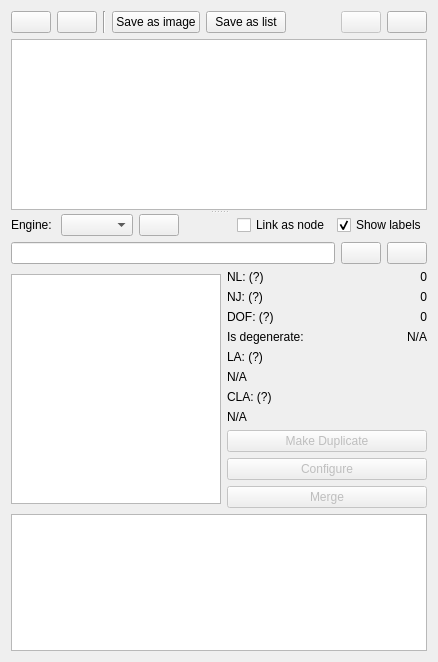
<?xml version="1.0" encoding="UTF-8"?>
<ui version="4.0">
 <class>Form</class>
 <widget class="QWidget" name="Form">
  <property name="geometry">
   <rect>
    <x>0</x>
    <y>0</y>
    <width>438</width>
    <height>662</height>
   </rect>
  </property>
  <property name="windowTitle">
   <string>Form</string>
  </property>
  <property name="windowIcon">
   <iconset resource="../../../icons.qrc">
    <normaloff>:/icons/structure.png</normaloff>:/icons/structure.png</iconset>
  </property>
  <layout class="QVBoxLayout" name="verticalLayout_2">
   <item>
    <layout class="QHBoxLayout" name="horizontalLayout">
     <item>
      <widget class="QPushButton" name="add_by_files_button">
       <property name="statusTip">
        <string>Add the chain by edge expression from text files.</string>
       </property>
       <property name="icon">
        <iconset resource="../../../icons.qrc">
         <normaloff>:/icons/loadfile.png</normaloff>:/icons/loadfile.png</iconset>
       </property>
      </widget>
     </item>
     <item>
      <widget class="QPushButton" name="add_by_edges_button">
       <property name="statusTip">
        <string>Add the chain by edge expression.</string>
       </property>
       <property name="icon">
        <iconset resource="../../../icons.qrc">
         <normaloff>:/icons/structure.png</normaloff>:/icons/structure.png</iconset>
       </property>
      </widget>
     </item>
     <item>
      <widget class="Line" name="line">
       <property name="orientation">
        <enum>Qt::Vertical</enum>
       </property>
      </widget>
     </item>
     <item>
      <widget class="QPushButton" name="save_atlas">
       <property name="statusTip">
        <string>Save the atlas to image file.</string>
       </property>
       <property name="text">
        <string>Save as image</string>
       </property>
       <property name="icon">
        <iconset resource="../../../icons.qrc">
         <normaloff>:/icons/picture.png</normaloff>:/icons/picture.png</iconset>
       </property>
      </widget>
     </item>
     <item>
      <widget class="QPushButton" name="save_edges">
       <property name="statusTip">
        <string>Save the edges of atlas to text file.</string>
       </property>
       <property name="text">
        <string>Save as list</string>
       </property>
       <property name="icon">
        <iconset resource="../../../icons.qrc">
         <normaloff>:/icons/save_file.png</normaloff>:/icons/save_file.png</iconset>
       </property>
      </widget>
     </item>
     <item>
      <spacer name="horizontalSpacer">
       <property name="orientation">
        <enum>Qt::Horizontal</enum>
       </property>
       <property name="sizeHint" stdset="0">
        <size>
         <width>40</width>
         <height>20</height>
        </size>
       </property>
      </spacer>
     </item>
     <item>
      <widget class="QPushButton" name="delete_button">
       <property name="enabled">
        <bool>false</bool>
       </property>
       <property name="statusTip">
        <string>Delete this structure.</string>
       </property>
       <property name="icon">
        <iconset resource="../../../icons.qrc">
         <normaloff>:/icons/delete.png</normaloff>:/icons/delete.png</iconset>
       </property>
      </widget>
     </item>
     <item>
      <widget class="QPushButton" name="clear_button">
       <property name="statusTip">
        <string>Delete all of structures.</string>
       </property>
       <property name="icon">
        <iconset resource="../../../icons.qrc">
         <normaloff>:/icons/clean.png</normaloff>:/icons/clean.png</iconset>
       </property>
      </widget>
     </item>
    </layout>
   </item>
   <item>
    <widget class="QSplitter" name="splitter">
     <property name="orientation">
      <enum>Qt::Vertical</enum>
     </property>
     <widget class="QListWidget" name="collection_list">
      <property name="contextMenuPolicy">
       <enum>Qt::CustomContextMenu</enum>
      </property>
      <property name="iconSize">
       <size>
        <width>100</width>
        <height>100</height>
       </size>
      </property>
      <property name="movement">
       <enum>QListView::Static</enum>
      </property>
      <property name="resizeMode">
       <enum>QListView::Adjust</enum>
      </property>
      <property name="spacing">
       <number>3</number>
      </property>
      <property name="viewMode">
       <enum>QListView::IconMode</enum>
      </property>
      <property name="uniformItemSizes">
       <bool>true</bool>
      </property>
     </widget>
     <widget class="QWidget" name="verticalLayoutWidget">
      <layout class="QVBoxLayout" name="verticalLayout">
       <item>
        <layout class="QHBoxLayout" name="horizontalLayout_7">
         <item>
          <widget class="QLabel" name="graph_engine_text">
           <property name="text">
            <string>Engine: </string>
           </property>
          </widget>
         </item>
         <item>
          <widget class="QComboBox" name="graph_engine">
           <property name="statusTip">
            <string>Layout engine from NetworkX.</string>
           </property>
           <property name="currentIndex">
            <number>-1</number>
           </property>
          </widget>
         </item>
         <item>
          <widget class="QPushButton" name="reload_atlas">
           <property name="toolTip">
            <string>Re-layout</string>
           </property>
           <property name="text">
            <string/>
           </property>
           <property name="icon">
            <iconset resource="../../../icons.qrc">
             <normaloff>:/icons/data_update.png</normaloff>:/icons/data_update.png</iconset>
           </property>
          </widget>
         </item>
         <item>
          <spacer name="horizontalSpacer_2">
           <property name="orientation">
            <enum>Qt::Horizontal</enum>
           </property>
           <property name="sizeHint" stdset="0">
            <size>
             <width>40</width>
             <height>20</height>
            </size>
           </property>
          </spacer>
         </item>
         <item>
          <widget class="QCheckBox" name="graph_link_as_node">
           <property name="text">
            <string>Link as node</string>
           </property>
          </widget>
         </item>
         <item>
          <widget class="QCheckBox" name="graph_show_label">
           <property name="text">
            <string>Show labels</string>
           </property>
           <property name="checked">
            <bool>true</bool>
           </property>
          </widget>
         </item>
        </layout>
       </item>
       <item>
        <layout class="QHBoxLayout" name="horizontalLayout_3">
         <item>
          <widget class="QLineEdit" name="edges_text">
           <property name="readOnly">
            <bool>true</bool>
           </property>
          </widget>
         </item>
         <item>
          <widget class="QPushButton" name="expr_copy">
           <property name="statusTip">
            <string>Copy expression.</string>
           </property>
           <property name="icon">
            <iconset resource="../../../icons.qrc">
             <normaloff>:/icons/copy.png</normaloff>:/icons/copy.png</iconset>
           </property>
          </widget>
         </item>
         <item>
          <widget class="QPushButton" name="capture_graph">
           <property name="icon">
            <iconset resource="../../../icons.qrc">
             <normaloff>:/icons/picture.png</normaloff>:/icons/picture.png</iconset>
           </property>
          </widget>
         </item>
        </layout>
       </item>
       <item>
        <layout class="QHBoxLayout" name="horizontalLayout_2">
         <item>
          <widget class="QListWidget" name="selection_window">
           <property name="minimumSize">
            <size>
             <width>210</width>
             <height>230</height>
            </size>
           </property>
           <property name="maximumSize">
            <size>
             <width>210</width>
             <height>230</height>
            </size>
           </property>
           <property name="selectionMode">
            <enum>QAbstractItemView::NoSelection</enum>
           </property>
           <property name="iconSize">
            <size>
             <width>200</width>
             <height>200</height>
            </size>
           </property>
           <property name="movement">
            <enum>QListView::Static</enum>
           </property>
           <property name="viewMode">
            <enum>QListView::IconMode</enum>
           </property>
          </widget>
         </item>
         <item>
          <layout class="QVBoxLayout" name="verticalLayout_5">
           <item>
            <layout class="QFormLayout" name="formLayout">
             <item row="1" column="0">
              <widget class="QLabel" name="nl_text">
               <property name="toolTip">
                <string>Number of links</string>
               </property>
               <property name="text">
                <string>NL: (?)</string>
               </property>
              </widget>
             </item>
             <item row="1" column="1">
              <widget class="QLabel" name="nl_label">
               <property name="text">
                <string>0</string>
               </property>
               <property name="alignment">
                <set>Qt::AlignRight|Qt::AlignTrailing|Qt::AlignVCenter</set>
               </property>
              </widget>
             </item>
             <item row="2" column="0">
              <widget class="QLabel" name="nj_text">
               <property name="toolTip">
                <string>Number of joints</string>
               </property>
               <property name="text">
                <string>NJ: (?)</string>
               </property>
              </widget>
             </item>
             <item row="2" column="1">
              <widget class="QLabel" name="nj_label">
               <property name="text">
                <string>0</string>
               </property>
               <property name="alignment">
                <set>Qt::AlignRight|Qt::AlignTrailing|Qt::AlignVCenter</set>
               </property>
              </widget>
             </item>
             <item row="3" column="0">
              <widget class="QLabel" name="dof_text">
               <property name="toolTip">
                <string>Degrees of freedom</string>
               </property>
               <property name="text">
                <string>DOF: (?)</string>
               </property>
              </widget>
             </item>
             <item row="3" column="1">
              <widget class="QLabel" name="dof_label">
               <property name="text">
                <string>0</string>
               </property>
               <property name="alignment">
                <set>Qt::AlignRight|Qt::AlignTrailing|Qt::AlignVCenter</set>
               </property>
              </widget>
             </item>
             <item row="4" column="0">
              <widget class="QLabel" name="is_degenerate_text">
               <property name="text">
                <string>Is degenerate:</string>
               </property>
              </widget>
             </item>
             <item row="4" column="1">
              <widget class="QLabel" name="is_degenerate_label">
               <property name="text">
                <string>N/A</string>
               </property>
               <property name="alignment">
                <set>Qt::AlignRight|Qt::AlignTrailing|Qt::AlignVCenter</set>
               </property>
              </widget>
             </item>
            </layout>
           </item>
           <item>
            <layout class="QVBoxLayout" name="verticalLayout_4">
             <item>
              <widget class="QLabel" name="link_assortment_text">
               <property name="toolTip">
                <string>Link assortment</string>
               </property>
               <property name="text">
                <string>LA: (?)</string>
               </property>
              </widget>
             </item>
             <item>
              <widget class="QLabel" name="link_assortment_label">
               <property name="text">
                <string>N/A</string>
               </property>
              </widget>
             </item>
             <item>
              <widget class="QLabel" name="contracted_link_assortment_text">
               <property name="toolTip">
                <string>Contracted link assortment</string>
               </property>
               <property name="text">
                <string>CLA: (?)</string>
               </property>
              </widget>
             </item>
             <item>
              <widget class="QLabel" name="contracted_link_assortment_label">
               <property name="text">
                <string>N/A</string>
               </property>
              </widget>
             </item>
             <item>
              <widget class="QPushButton" name="duplicate_button">
               <property name="enabled">
                <bool>false</bool>
               </property>
               <property name="text">
                <string>Make Duplicate</string>
               </property>
               <property name="icon">
                <iconset resource="../../../icons.qrc">
                 <normaloff>:/icons/reflect.png</normaloff>:/icons/reflect.png</iconset>
               </property>
              </widget>
             </item>
             <item>
              <widget class="QPushButton" name="configure_button">
               <property name="enabled">
                <bool>false</bool>
               </property>
               <property name="statusTip">
                <string>Use trangular formula to do dimentional synthesis.</string>
               </property>
               <property name="text">
                <string>Configure</string>
               </property>
               <property name="icon">
                <iconset resource="../../../icons.qrc">
                 <normaloff>:/icons/configure.png</normaloff>:/icons/configure.png</iconset>
               </property>
              </widget>
             </item>
             <item>
              <widget class="QPushButton" name="merge_button">
               <property name="enabled">
                <bool>false</bool>
               </property>
               <property name="statusTip">
                <string>Merge the specified chain to canvas with current layout.</string>
               </property>
               <property name="text">
                <string>Merge</string>
               </property>
               <property name="icon">
                <iconset resource="../../../icons.qrc">
                 <normaloff>:/icons/merge.png</normaloff>:/icons/merge.png</iconset>
               </property>
              </widget>
             </item>
            </layout>
           </item>
          </layout>
         </item>
        </layout>
       </item>
       <item>
        <layout class="QHBoxLayout" name="horizontalLayout_4">
         <item>
          <widget class="QListWidget" name="grounded_list">
           <property name="contextMenuPolicy">
            <enum>Qt::CustomContextMenu</enum>
           </property>
           <property name="iconSize">
            <size>
             <width>150</width>
             <height>150</height>
            </size>
           </property>
           <property name="movement">
            <enum>QListView::Static</enum>
           </property>
           <property name="resizeMode">
            <enum>QListView::Adjust</enum>
           </property>
           <property name="spacing">
            <number>3</number>
           </property>
           <property name="viewMode">
            <enum>QListView::IconMode</enum>
           </property>
           <property name="uniformItemSizes">
            <bool>true</bool>
           </property>
          </widget>
         </item>
        </layout>
       </item>
      </layout>
     </widget>
    </widget>
   </item>
  </layout>
 </widget>
 <resources>
  <include location="../../../icons.qrc"/>
 </resources>
 <connections/>
</ui>
